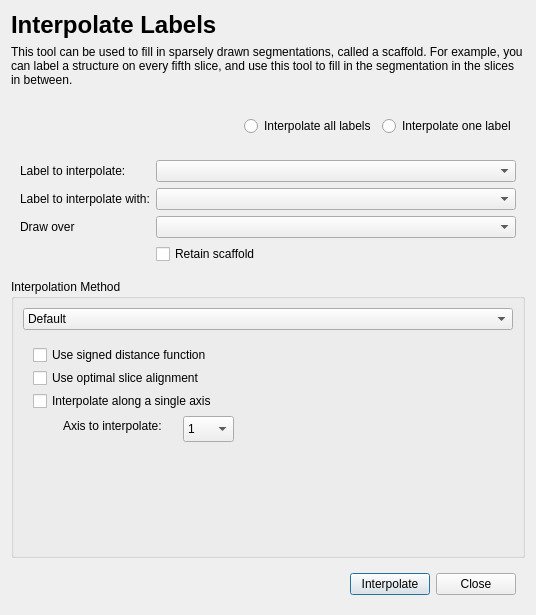
<?xml version="1.0" encoding="UTF-8"?>
<ui version="4.0">
 <class>InterpolateLabelsDialog</class>
 <widget class="QDialog" name="InterpolateLabelsDialog">
  <property name="geometry">
   <rect>
    <x>0</x>
    <y>0</y>
    <width>536</width>
    <height>615</height>
   </rect>
  </property>
  <property name="windowTitle">
   <string>Dialog</string>
  </property>
  <layout class="QVBoxLayout" name="verticalLayout">
   <item>
    <widget class="QLabel" name="label">
     <property name="font">
      <font>
       <pointsize>18</pointsize>
       <weight>75</weight>
       <bold>true</bold>
      </font>
     </property>
     <property name="text">
      <string>Interpolate Labels</string>
     </property>
    </widget>
   </item>
   <item>
    <widget class="QLabel" name="label_2">
     <property name="text">
      <string>This tool can be used to fill in sparsely drawn segmentations, called a scaffold. For example, you can label a structure on every fifth slice, and use this tool to fill in the segmentation in the slices in between. 
</string>
     </property>
     <property name="wordWrap">
      <bool>true</bool>
     </property>
    </widget>
   </item>
   <item>
    <widget class="QWidget" name="widget" native="true">
     <layout class="QHBoxLayout" name="horizontalLayout">
      <item>
       <spacer name="horizontalSpacer_2">
        <property name="orientation">
         <enum>Qt::Horizontal</enum>
        </property>
        <property name="sizeHint" stdset="0">
         <size>
          <width>40</width>
          <height>20</height>
         </size>
        </property>
       </spacer>
      </item>
      <item>
       <widget class="QRadioButton" name="btnInterpolateAll">
        <property name="text">
         <string>Interpolate all labels</string>
        </property>
       </widget>
      </item>
      <item>
       <widget class="QRadioButton" name="btnInterpolateOne">
        <property name="text">
         <string>Interpolate one label</string>
        </property>
       </widget>
      </item>
     </layout>
    </widget>
   </item>
   <item>
    <widget class="QWidget" name="widget_2" native="true">
     <layout class="QFormLayout" name="formLayout">
      <item row="0" column="0">
       <widget class="QLabel" name="label_3">
        <property name="text">
         <string>Label to interpolate:</string>
        </property>
       </widget>
      </item>
      <item row="0" column="1">
       <widget class="QComboBox" name="inLabelToInterpolate">
        <property name="toolTip">
         <string>&lt;html&gt;&lt;head/&gt;&lt;body&gt;&lt;p&gt;&lt;br/&gt;&lt;/p&gt;&lt;/body&gt;&lt;/html&gt;</string>
        </property>
       </widget>
      </item>
      <item row="1" column="0">
       <widget class="QLabel" name="label_4">
        <property name="text">
         <string>Label to interpolate with:</string>
        </property>
       </widget>
      </item>
      <item row="1" column="1">
       <widget class="QComboBox" name="inActiveLabel"/>
      </item>
      <item row="2" column="0">
       <widget class="QLabel" name="label_5">
        <property name="text">
         <string>Draw over</string>
        </property>
       </widget>
      </item>
      <item row="2" column="1">
       <widget class="QComboBox" name="inDrawOver"/>
      </item>
      <item row="3" column="1">
       <widget class="QCheckBox" name="chkRetain">
        <property name="text">
         <string>Retain scaffold</string>
        </property>
       </widget>
      </item>
     </layout>
    </widget>
   </item>
   <item>
    <widget class="QGroupBox" name="groupBox">
     <property name="title">
      <string>Interpolation Method</string>
     </property>
     <layout class="QVBoxLayout" name="verticalLayout_2">
      <item>
       <widget class="QComboBox" name="interpolationMethod">
        <item>
         <property name="text">
          <string>Default</string>
         </property>
        </item>
        <item>
         <property name="text">
          <string>Level set</string>
         </property>
        </item>
        <item>
         <property name="text">
          <string>Morphological</string>
         </property>
        </item>
       </widget>
      </item>
      <item>
       <widget class="QStackedWidget" name="stackedWidget">
        <property name="currentIndex">
         <number>2</number>
        </property>
        <widget class="QWidget" name="pageDefault">
         <layout class="QFormLayout" name="formLayout_2">
          <item row="0" column="0">
           <widget class="QLabel" name="label_7">
            <property name="text">
             <string>Smoothing (voxels):</string>
            </property>
           </widget>
          </item>
          <item row="0" column="1">
           <widget class="QDoubleSpinBox" name="inDefaultDistanceSmoothing"/>
          </item>
         </layout>
        </widget>
        <widget class="QWidget" name="pageLevelSet">
         <layout class="QFormLayout" name="formLayout_4">
          <item row="0" column="0">
           <widget class="QLabel" name="label_9">
            <property name="text">
             <string>Smoothing (voxels):</string>
            </property>
           </widget>
          </item>
          <item row="0" column="1">
           <widget class="QDoubleSpinBox" name="inLevelSetDistanceSmoothing"/>
          </item>
          <item row="1" column="1">
           <widget class="QDoubleSpinBox" name="inLevelSetCurv"/>
          </item>
          <item row="1" column="0">
           <widget class="QLabel" name="label_8">
            <property name="text">
             <string>Level set curvature term:</string>
            </property>
           </widget>
          </item>
         </layout>
        </widget>
        <widget class="QWidget" name="pageMorphology">
         <widget class="QCheckBox" name="chkMorphologyUseDistance">
          <property name="geometry">
           <rect>
            <x>10</x>
            <y>9</y>
            <width>204</width>
            <height>20</height>
           </rect>
          </property>
          <property name="toolTip">
           <string>Use an alternative signed distance function-based method.  Slightly faster, but can fail for twisted shapes.</string>
          </property>
          <property name="text">
           <string>Use signed distance function</string>
          </property>
         </widget>
         <widget class="QCheckBox" name="chkMorphologyUseOptimalAlignment">
          <property name="geometry">
           <rect>
            <x>10</x>
            <y>32</y>
            <width>195</width>
            <height>20</height>
           </rect>
          </property>
          <property name="toolTip">
           <string>Use optimal slice alignment instead of the default heuristic.  This can take a long time.</string>
          </property>
          <property name="text">
           <string>Use optimal slice alignment</string>
          </property>
         </widget>
         <widget class="QCheckBox" name="chkMorphologyInterpolateOneAxis">
          <property name="geometry">
           <rect>
            <x>10</x>
            <y>55</y>
            <width>209</width>
            <height>20</height>
           </rect>
          </property>
          <property name="toolTip">
           <string>Use optimal slice alignment instead of the default heuristic.  This can take a long time.</string>
          </property>
          <property name="text">
           <string>Interpolate along a single axis</string>
          </property>
         </widget>
         <widget class="QComboBox" name="morphologyInterpolationAxis">
          <property name="geometry">
           <rect>
            <x>160</x>
            <y>80</y>
            <width>51</width>
            <height>26</height>
           </rect>
          </property>
          <item>
           <property name="text">
            <string>1</string>
           </property>
          </item>
          <item>
           <property name="text">
            <string>2</string>
           </property>
          </item>
          <item>
           <property name="text">
            <string>3</string>
           </property>
          </item>
         </widget>
         <widget class="QLabel" name="axisLabel">
          <property name="geometry">
           <rect>
            <x>40</x>
            <y>80</y>
            <width>121</width>
            <height>20</height>
           </rect>
          </property>
          <property name="text">
           <string>Axis to interpolate:</string>
          </property>
         </widget>
        </widget>
       </widget>
      </item>
     </layout>
    </widget>
   </item>
   <item>
    <widget class="QWidget" name="widget_3" native="true">
     <layout class="QHBoxLayout" name="horizontalLayout_2">
      <item>
       <spacer name="horizontalSpacer">
        <property name="orientation">
         <enum>Qt::Horizontal</enum>
        </property>
        <property name="sizeHint" stdset="0">
         <size>
          <width>40</width>
          <height>20</height>
         </size>
        </property>
       </spacer>
      </item>
      <item>
       <widget class="QPushButton" name="btnInterpolate">
        <property name="text">
         <string>Interpolate</string>
        </property>
        <property name="default">
         <bool>true</bool>
        </property>
       </widget>
      </item>
      <item>
       <widget class="QPushButton" name="btnClose">
        <property name="text">
         <string>Close</string>
        </property>
       </widget>
      </item>
     </layout>
    </widget>
   </item>
  </layout>
 </widget>
 <resources/>
 <connections/>
</ui>
